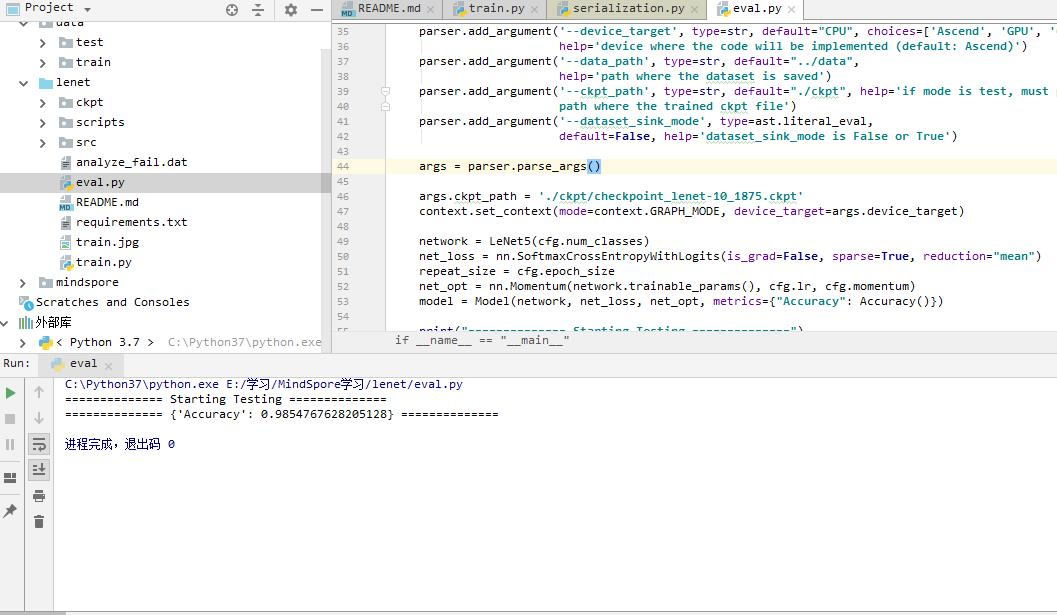
#> input picture model_zoo/official/cv/lenet/test.jpg, 1057 x 615 px; its folder holds only this picture in this run
$ python -i imagenet.py   (imports and definitions only)   (older library calls are emulated)
#> lines starting #> are read from the running program, lines starting #| are printed output that depends on the picture
#> further down, picture is the input picture: shape (615, 1057, 3); mean B, G, R 243.5, 243.6, 242.8
# Copyright 2021 Huawei Technologies Co., Ltd
#
# Licensed under the Apache License, Version 2.0 (the "License");
# you may not use this file except in compliance with the License.
# You may obtain a copy of the License at
#
# http://www.apache.org/licenses/LICENSE-2.0
#
# Unless required by applicable law or agreed to in writing, software
# distributed under the License is distributed on an "AS IS" BASIS,
# WITHOUT WARRANTIES OR CONDITIONS OF ANY KIND, either express or implied.
# See the License for the specific language governing permissions and
# limitations under the License.
# ============================================================================
"""imagent"""
import os
import random
import io
from PIL import Image

import numpy as np
import imageio

# [13 lines left out: function search, not called in this run]


def get_patch_img(img, patch_size=96, scale=2):
    """imagent"""
#> called with patch_size = 96, scale = 2
    ih, iw = img.shape[:2]
#> ih = 615; iw = 1057
    tp = scale * patch_size
    if (iw - tp) > -1 and (ih-tp) > 1:
        ix = random.randrange(0, iw-tp+1)
#> ix = 864
        iy = random.randrange(0, ih-tp+1)
#> iy = 197
        hr = img[iy:iy+tp, ix:ix+tp, :3]
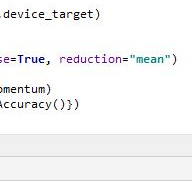
#> hr: shape (192, 192, 3); mean B, G, R 245.9, 245.5, 245.5
    elif (iw - tp) > -1 and (ih - tp) <= -1:
        ix = random.randrange(0, iw-tp+1)
        hr = img[:, ix:ix+tp, :3]
        pil_img = Image.fromarray(hr).resize((tp, tp), Image.BILINEAR)
        hr = np.array(pil_img)
    elif (iw - tp) <= -1 and (ih - tp) > -1:
        iy = random.randrange(0, ih-tp+1)
        hr = img[iy:iy+tp, :, :3]
        pil_img = Image.fromarray(hr).resize((tp, tp), Image.BILINEAR)
        hr = np.array(pil_img)
    else:
        pil_img = Image.fromarray(img).resize((tp, tp), Image.BILINEAR)
        hr = np.array(pil_img)
    return hr


class ImgData():
    """imagent"""
    # [15 lines left out: function __init__, not called in this run]

    def __len__(self):
        return len(self.img_list)

    def _get_index(self, idx):
        return idx % len(self.img_list)

    # [81 lines left out: functions _load_file, _np2Tensor, __getitem__, _load_rain, get_patch, not called in this run]

    def set_scale(self, idx_scale):
        self.idx_scale = idx_scale

>>> import cv2
>>> picture = cv2.imread('../../../../../official/cv/lenet/test.jpg')
>>> result = get_patch_img(picture)
